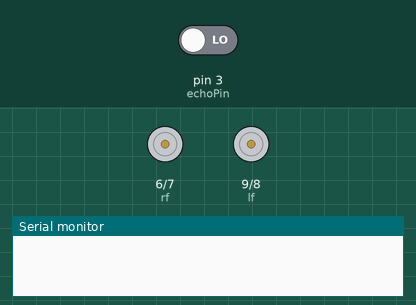
Simulated run of this sketch. Board: Arduino Uno, built with avr-gcc and run on an emulated ATmega328P. Shown: motor-driver pin pairs drawn as motors (green arrow = first pin HIGH = forward, orange = second pin HIGH = backward, longer = more drive), the last lines printed to the serial monitor. The test bench sets the inputs (shaded band); at power-on: pin 3 (echoPin) LOW. Random numbers use the default seed unless the sketch sets one.

Above: at 1.5 s.
At 2.5 s:
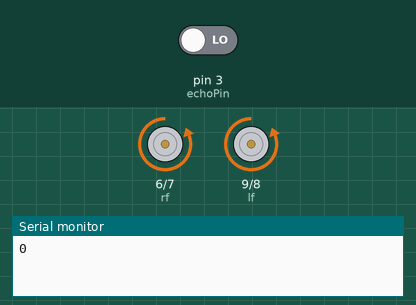
At 3.6 s:
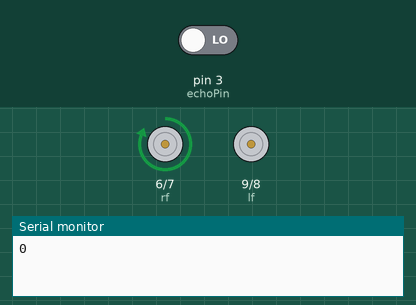
Timing chart, 0 to 6.8 s (numbered marks = the images above):
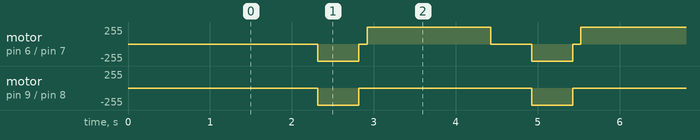

Measured:
- by itself, motor on pin 6 (rf) / pin 7 (rb): repeats every 2.6 s: stopped 0.10 s, forward 255/255 1.5 s, stopped 0.50 s, backward 255/255 0.50 s
- by itself, motor on pin 9 (lf) / pin 8 (lb): alternates backward 255/255 for 0.50 s and stopped for 2.1 s

The sketch:

Obstacle_avoider.ino
```cpp
const int lf=9;///rfontleft
const int lb=8;///backleft
const int rb=7;///backright
const int rf=6;//rfont right
int trigPin = 2;
int echoPin = 3;
int duration;
int distance;

void setup() {
  delay(random(500,2000));
  pinMode(lf,OUTPUT);
  pinMode(rf,OUTPUT);
  pinMode(lb,OUTPUT);
  pinMode(rb,OUTPUT);
  Serial.begin(9600);


}


void loop() {

  digitalWrite(trigPin, LOW);
  delayMicroseconds(2);
  digitalWrite(trigPin, HIGH);
  delayMicroseconds(10);
  duration = pulseIn(echoPin, HIGH);
  distance = duration / 58.2;
  delay(10);
   Serial.println(distance);
  if (distance > 19)
  {
    digitalWrite(rf, HIGH);                    // move forward
    digitalWrite(rb, LOW);
    digitalWrite(lf, HIGH);
    digitalWrite(lb, LOW);
  }

  if (distance < 18)
  {
    digitalWrite(rf, LOW);  //Stop
    digitalWrite(rb, LOW);
    digitalWrite(lf, LOW);
    digitalWrite(lb, LOW);
    delay(500);
    digitalWrite(rf, LOW);      //movebackword
    digitalWrite(rb, HIGH);
    digitalWrite(lf, LOW);
    digitalWrite(lb, HIGH);
    delay(500);
    digitalWrite(rf, LOW);  //Stop
    digitalWrite(rb, LOW);
    digitalWrite(lf, LOW);
    digitalWrite(lb, LOW);
    delay(100);
    digitalWrite(rf, HIGH);
    digitalWrite(rb, LOW);
    digitalWrite(lb, LOW);
    digitalWrite(lf, LOW);
    delay(500);
  }

}
```
